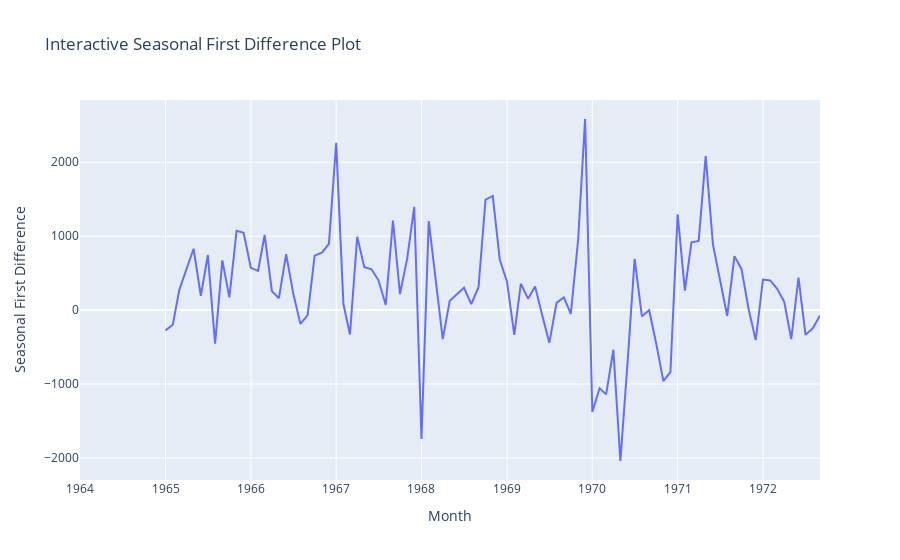

The code cell stored with this chart in its notebook:
### Code cell
# Using plotly for interactivenes of seasonal first difference
fig = px.line(df, x=df.index, y='Seasonal First Difference', title='Interactive Seasonal First Difference Plot')
fig.show()
